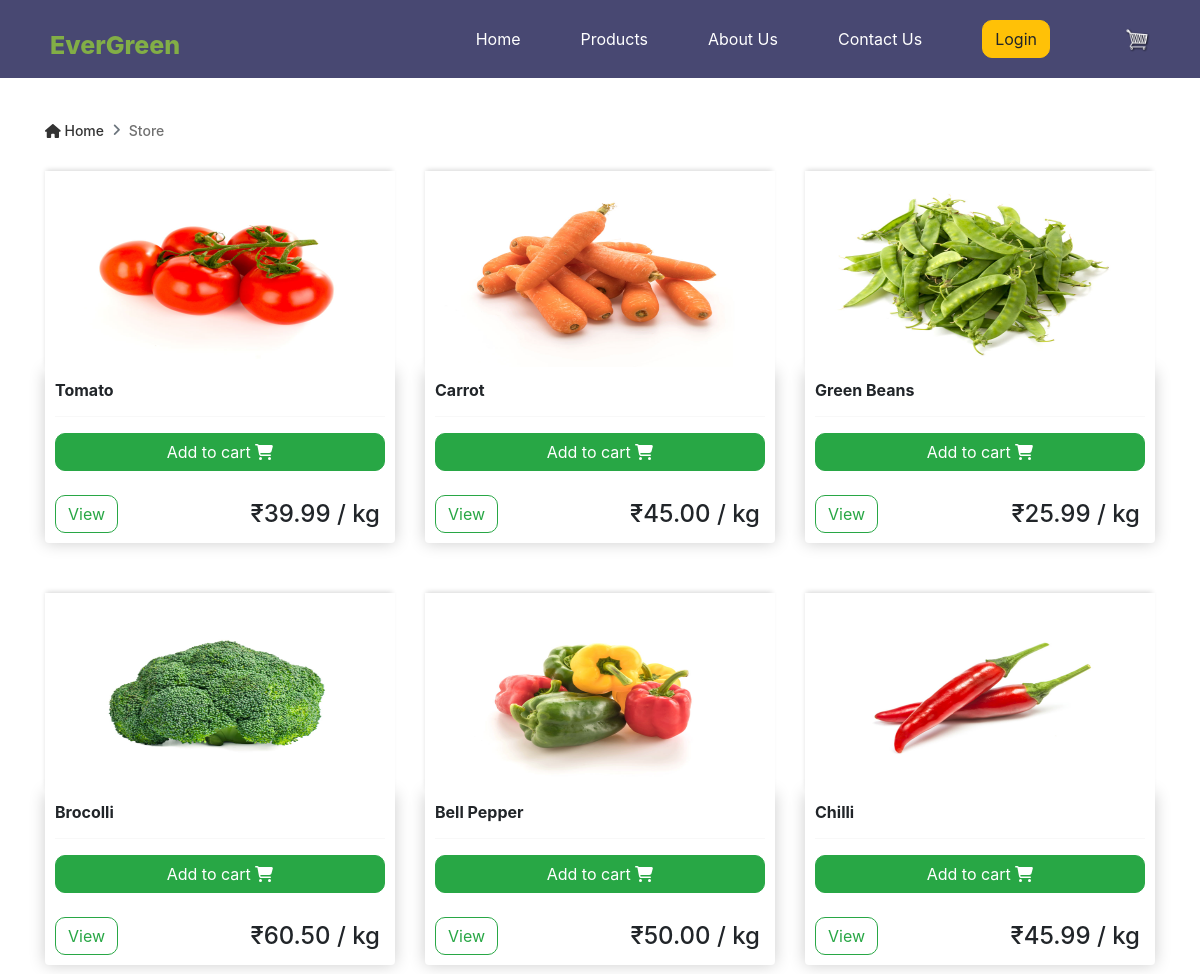
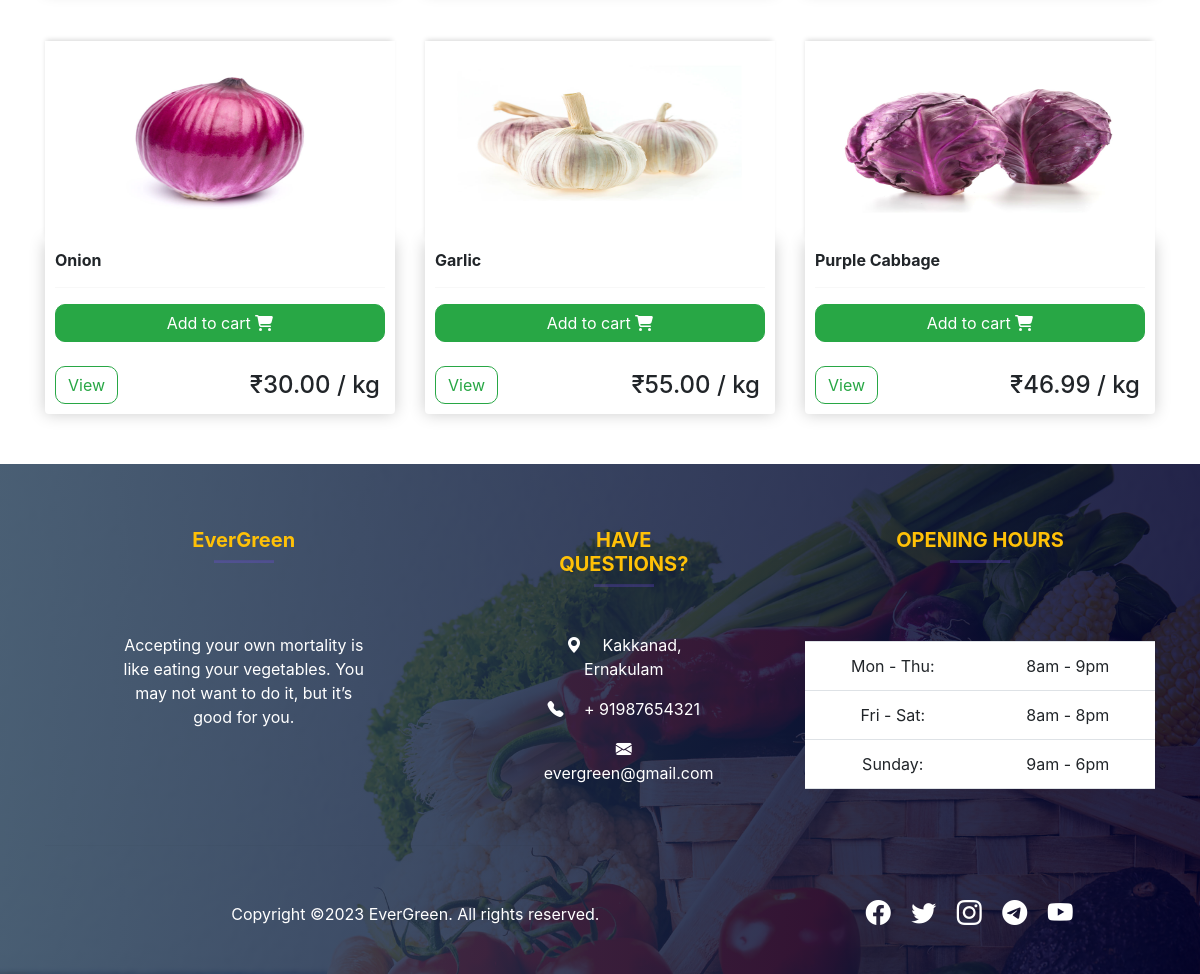
/store/, run on the app's committed database (2 pictures, top to bottom).
### store/models.py (models this page shows, shortened)
class Product(models.Model):
    name = models.CharField(max_length=150)
    slug = models.SlugField(max_length=160)
    product_image = models.ImageField(upload_to="product", null=True, blank=True)
    price = models.DecimalField(max_digits=8, decimal_places=2)
    is_active = models.BooleanField()
    created_at = models.DateTimeField(auto_now_add=True)

### store/views.py (the view)
# urls.py: path('', include('store.urls')),
def store(request):
    items = Product.objects.filter(is_active=True)
    return render(request, 'store.html', {'items': items})

### store/templates/store.html (shortened to what this page needs)
{% extends 'main.html' %}
{% load static %}
{% block content %}
    <div class="breadcumb--con">
      <div class="container">
        <div class="row">
          <div class="col-12">
            <nav aria-label="breadcrumb">
              <ol class="breadcrumb">
                <li class="breadcrumb-item"><a href="#"><i class="fa fa-home"></i> Home</a></li>
                <li class="breadcrumb-item active" aria-current="page">Store</li>
              </ol>
            </nav>
          </div>
        </div>
      </div>
    </div>
    <div class="container">
        <div class="row">
            {% for item in items %}
                <div class="col-lg-4 col-md-6 col-sm-12" style="margin-bottom: 50px;">
                    <img class="thumbnail" src="{{ item.product_image.url }}">
                    <div class="box-element product">
                        <h6><strong>{{item.name}}</strong></h6>
                        <hr>
                        <form action="{% url 'add-to-cart' %}">
                            <button type="submit" class="btn btn-success btn-block">Add to cart <i class="fa fa-shopping-cart"></i></button>
                        </form><br>
                        <a class="btn btn-outline-success" href="{% url 'cart' %}">View</a>
                        <h4 style="display: inline-block; float: right; padding: 5px;">₹{{ item.price|floatformat:2}} / kg</h4>
                    </div>
                </div>
            {% endfor %}
        </div>
    </div>
{% endblock %}

### store/templates/main.html (shortened to what this page needs)
<!DOCTYPE html>
{% load static %}
<html lang="en" xmlns="http://www.w3.org/1999/html">
<head>
    <link href="https://cdn.jsdelivr.net/npm/bootstrap@5.3.0-alpha1/dist/css/bootstrap.min.css" rel="stylesheet">
    <link rel="stylesheet" href="https://cdn.jsdelivr.net/npm/bootstrap-icons@1.10.3/font/bootstrap-icons.css">
    <link rel="stylesheet" type="text/css" href="https://cdnjs.cloudflare.com/ajax/libs/font-awesome/6.2.1/css/all.min.css">
    <link rel="stylesheet" href="{% static 'css/owl.carousel.min.css' %}">
    <link rel="stylesheet" href="{% static 'css/bootstrap.min.css' %}">
    <link rel="stylesheet" href="{% static 'css/flaticon.css' %}">
    <link rel="stylesheet" href="{% static 'css/style.css' %}">
</head>
<body>
    <nav class="top-bar">
        <h1 class="top-logo">EverGreen</h1>
        <ul class="top-links">
            <li><a href="{% url 'home' %}" class="item">Home</a></li>
            <li><a href="{% url 'store' %}" class="item">Products</a></li>
            <li><a href="{% url 'about' %}" class="item">About Us</a></li>
            <li><a href="{% url 'contact' %}" class="item">Contact Us</a></li>
            {% if user.is_authenticated %}
                <li class="nav-item dropdown">
                  <a class="nav-link dropdown-toggle" href="#" role="button" id="navbarDropdown" data-bs-toggle="dropdown" aria-expanded="false">
                    {{user.first_name}} {{user.last_name}}
                  </a>
                  <ul class="dropdown-menu dropdown-menu">
                      <li><a class="dropdown-item" href="{% url 'profile' %}">Your Profile</a></li>
                      <li><a class="dropdown-item" href="{% url 'logout' %}">Logout</a></li>
                  </ul>
                </li>
            {% else %}
                <li><a href="{% url 'login' %}" class="btn btn-warning">Login</a></li>
            {% endif %}
            <li><a href="{% url 'cart' %}">
                <img  id="cart-icon" src="{% static 'images/cart3.png' %}">
            </a></li>
        </ul>
    </nav>
{% block content %}
{% endblock %}
    <footer class="text-white pt-3 pb-3 bg-img bg-gradient-overlay" style="background-image: url({% static 'store/images/footer.jpg' %}); position: sticky; top: 100%; z-index: 0;">
        <div class="container text-center text-md-start mt-5">
            <div class="row mt-3">
                <div class="col-md-3 col-lg-4 col-xl-3 mx-auto mb-4">
                    <h5 class="text-warning fw-bold">EverGreen</h5>
                    <hr
                        class="mb-4 mt-0 d-inline-block mx-auto"
                        style="width: 60px; background-color: #7c4dff; height: 2px"/><br><br>
                    <p>Accepting your own mortality is like eating your vegetables. You may not want to do it, but it’s good for you.</p>
                </div>
                <div class="col-md-3 col-lg-2 col-xl-2 mx-auto mb-4">
                    <h5 class="text-uppercase fw-bold text-warning">Have Questions?</h5>
                    <hr
                        class="mb-4 mt-0 d-inline-block mx-auto"
                        style="width: 60px; background-color: #7c4dff; height: 2px"/><br>
                    <p><i class="bi bi-geo-alt-fill mr-3"></i> Kakkanad, Ernakulam</p>
                    <p><i class="bi bi-telephone-fill mr-3"></i> + 91987654321</p>
                    <p><i class="bi bi-envelope-fill"></i> evergreen@gmail.com</p>
                </div>
                <div class="col-lg-4 col-md-6 mb-4">
                  <h5 class="text-uppercase fw-bold text-warning">Opening hours</h5>
                  <hr
                      class="mb-4 mt-0 d-inline-block mx-auto"
                      style="width: 60px; background-color: #7c4dff; height: 2px"/><br><br><br>
                  <table class="table text-center text-white">
                    <tbody class="font-weight-normal">
                      <tr>
                        <td>Mon - Thu:</td>
                        <td>8am - 9pm</td>
                      </tr>
                      <tr>
                        <td>Fri - Sat:</td>
                        <td>8am - 8pm</td>
                      </tr>
                      <tr>
                        <td>Sunday:</td>
                        <td>9am - 6pm</td>
                      </tr>
                    </tbody>
                  </table>
                </div>
            </div>
            <hr class="mb-4">
            <section class="p-3 pt-0">
                <div class="row d-flex align-items-center">
                  <div class="col-md-7 col-lg-8 text-center text-md-start">
                    <div class="p-3">
                        Copyright &copy;<script>document.write(new Date().getFullYear());</script> EverGreen. All rights reserved.
                    </div>
                  </div>
                  <div class="col-md-5 col-lg-4 ml-lg-0 text-center text-md-end">
                    <a href="https://www.facebook.com/"
                       class="btn-floating btn-sm text-white" style="font-size:25px;">
                        <i class="bi bi-facebook"></i></a>
                    <a href="https://twitter.com"
                       class="btn-floating btn-sm text-white" style="font-size:25px;">
                       <i class="bi bi-twitter"></i></a>
                    <a href="https://www.instagram.com/"
                       class="btn-floating btn-sm text-white" style="font-size:25px;">
                       <i class="bi bi-instagram"></i></a>
                    <a href="https://telegram.org/"
                       class="btn-floating btn-sm text-white" style="font-size:25px;">
                       <i class="bi bi-telegram"></i></a>
                    <a href="https://www.youtube.com/"
                       class="btn-floating btn-sm text-white" style="font-size:25px;">
                       <i class="bi bi-youtube"></i></a>
                  </div>
                </div>
            </section>
        </div>
    </footer>
 </body>
</html>

### static/css/style.css (style rules this page uses)
a { text-decoration:none!important; }
ul { list-style: none; margin-bottom: 0rem; }
.bg-gradient-overlay { position: relative; z-index: 1; }
.bg-gradient-overlay::after { position: absolute; content: ""; height: 100%; width: 100%; top: 0; left: 0; z-index: -1; background: #2c455d; background: -webkit-linear-gradient(to right, #2c455d, #00012c); background: linear-gradient(to right, #2c455d, #00012c); opacity: 0.85; }
.bg-img { background-position: center center; background-size: cover; background-repeat: no-repeat; }
button { width: 200px; weight: 200px; padding: 10px 0; text-align: center; margin: 25px auto; border-radius: 25px; font-weight: bold; border: 2px solid #85FF00; background: #85FF00; color: #fff; cursor: pointer; transition: background 0.5s; }
.box-element { box-shadow:hsl(0, 0%, 80%) 0 0 16px; background-color: #fff; border-radius: 4px; padding: 10px; }
.thumbnail { width: 100%; height: 200px; -webkit-box-shadow: -1px -3px 5px -2px rgba(214,214,214,1); -moz-box-shadow: -1px -3px 5px -2px rgba(214,214,214,1); box-shadow: -1px -3px 5px -2px rgba(214,214,214,1); }
.product { border-radius: 0 0 4px 4px; }
#cart-icon { width:25px; display: inline-block; margin-left: 15px; }
.btn { border-radius: 10px; margin: auto; }
p { margin-top: 1rem!important; }
.item { color: #fff; }
.top-logo { position: relative; top: 10px; left: 30px; font-weight: 800; font-size: 25px; color: #82ae46; }
.top-bar { position: absolute; top: 0; left: 0; background: #484872; display: flex; width: 100%; justify-content: space-between; padding: 20px; color: #fff; }
.top-links { display: flex; align-items: center; }
.top-links li { margin: 0 30px; }
.breadcumb--con { margin-top: 90px; }
.breadcumb--con .breadcrumb { padding: 30px 0; margin-bottom: 0; list-style: none; background-color: transparent; border-radius: 0; }
.breadcumb--con .breadcrumb .breadcrumb-item, .breadcumb--con .breadcrumb .breadcrumb-item > a, .breadcumb--con .breadcrumb .breadcrumb-item.active { font-size: 14px; text-transform: capitalize; color: #333333; font-weight: 500; }
.breadcumb--con .breadcrumb .breadcrumb-item.active { color: #707070; }
.breadcumb--con .breadcrumb .breadcrumb-item + .breadcrumb-item::before { content: "\f105"; font-family: 'FontAwesome'; }

### data on the page
Product: product_image (picture), name "Tomato", price "39.99"
Product: product_image (picture), name "Carrot", price "45.00"
Product: product_image (picture), name "Green Beans", price "25.99"
Product: product_image (picture), name "Brocolli", price "60.50"
Product: product_image (picture), name "Bell Pepper", price "50.00"
Product: product_image (picture), name "Chilli", price "45.99"
Product: product_image (picture), name "Onion", price "30.00"
Product: product_image (picture), name "Garlic", price "55.00"
Product: product_image (picture), name "Purple Cabbage", price "46.99"
